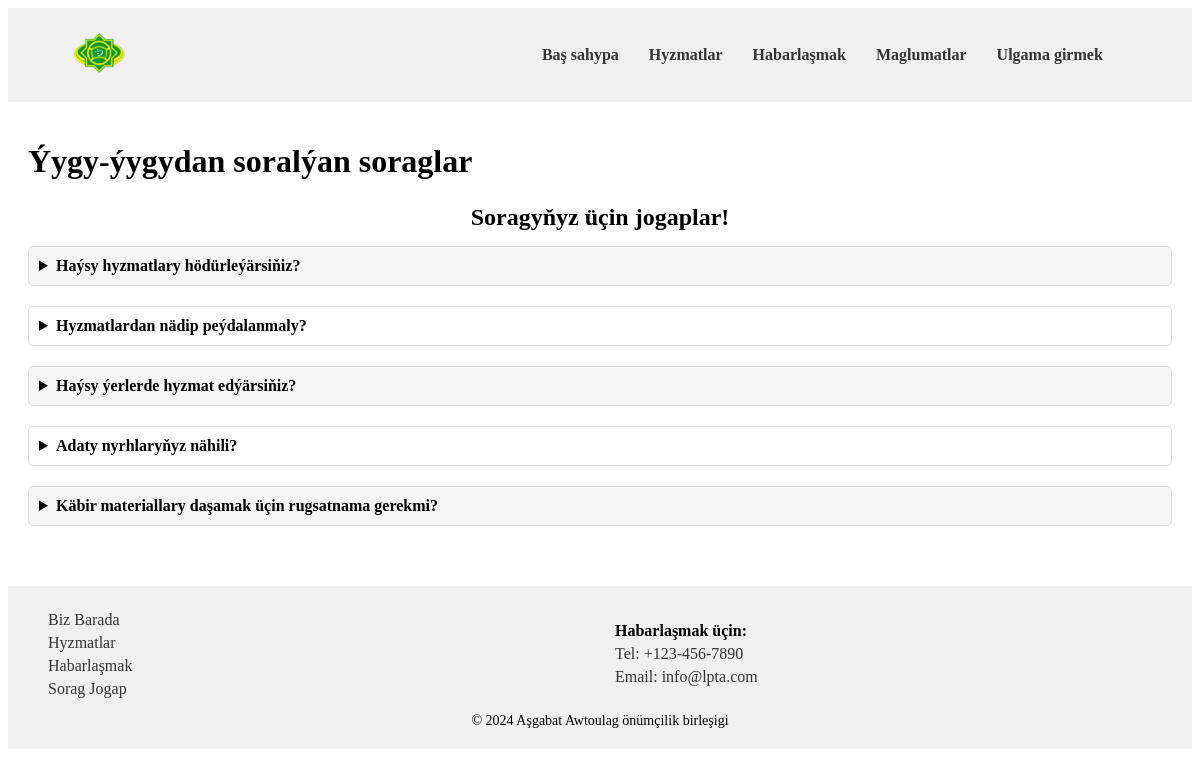
The app's page /faqs.php with its own data.
### tables this page shows
CREATE TABLE `faqs` (
  `faq_id` int(11) NOT NULL,
  `faq_summary` varchar(511) NOT NULL,
  `faq_p` varchar(2047) NOT NULL
);

### faqs.php (the view, shortened to what this page needs)
<!DOCTYPE html>
<html lang="en">
<head>
  <link rel="stylesheet" href="css/style.css">
</head>
<body>
    <?php
      include 'header.php';
      include 'php/db.php';
    ?>
  <main>
    <h1>Ýygy-ýygydan soralýan soraglar</h1>
    <section class="faq-list">
      <h2>Soragyňyz üçin jogaplar!</h2>
      <?php
        $sql = "SELECT * FROM faqs";
        $faqs = mysqli_query($conn, $sql);
        if ($faqs->num_rows > 0)
        {
          While ($row = mysqli_fetch_assoc($faqs))
          { ?>
            <details>
              <summary><?php echo $row['faq_summary'] ?></summary>
            </details>
            <?php
          }
        }
      ?>
    </section>
  </main>
    <?php include 'footer.php'; ?>
</body>
</html>

### css/style.css (style rules this page uses)
.services h1, h2 { margin: 1em 0; text-align: center; }
main { padding: 20px; }
.faq-list { margin-bottom: 40px; }
.faq-list h2 { margin-bottom: 15px; }
.faq-list details { margin-bottom: 20px; border: 1px solid #ddd; border-radius: 5px; padding: 10px; cursor: pointer; }
.faq-list summary { font-weight: bold; }
.faq-list details:nth-child(even) { background-color: #f5f5f5; }

### records on screen
faqs: faq_summary "Haýsy hyzmatlary hödürleýärsiňiz?"
faqs: faq_summary "Hyzmatlardan nädip peýdalanmaly?"
faqs: faq_summary "Haýsy ýerlerde hyzmat edýärsiňiz?"
faqs: faq_summary "Adaty nyrhlaryňyz nähili?"
faqs: faq_summary "Käbir materiallary daşamak üçin rugsatnama gerekmi?"
